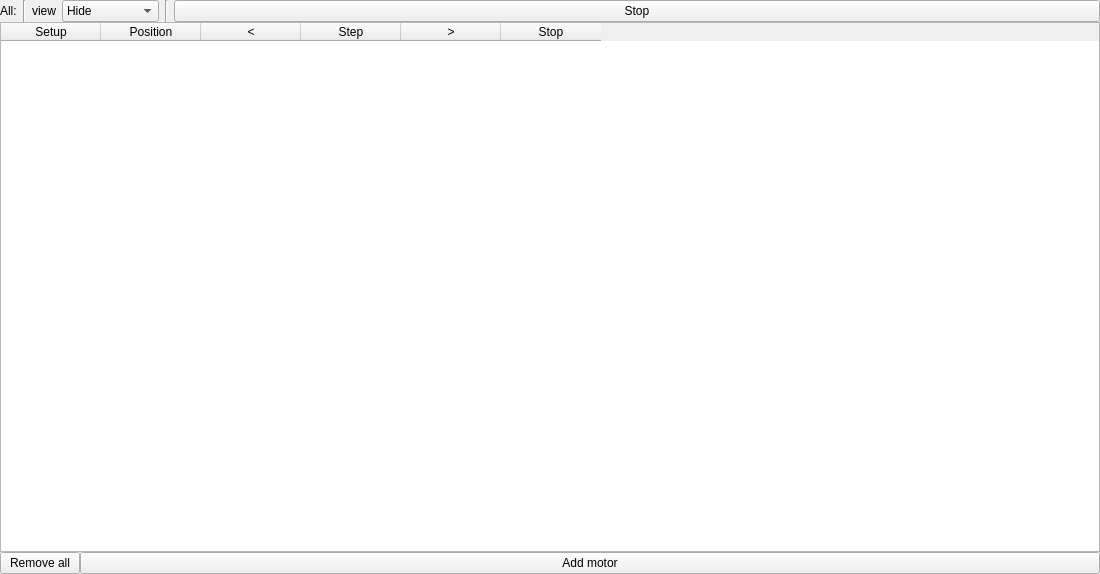
<?xml version="1.0" encoding="UTF-8"?>
<ui version="4.0">
 <class>MotorStack</class>
 <widget class="QWidget" name="MotorStack">
  <property name="geometry">
   <rect>
    <x>0</x>
    <y>0</y>
    <width>1100</width>
    <height>574</height>
   </rect>
  </property>
  <property name="sizePolicy">
   <sizepolicy hsizetype="Minimum" vsizetype="Preferred">
    <horstretch>0</horstretch>
    <verstretch>0</verstretch>
   </sizepolicy>
  </property>
  <property name="windowTitle">
   <string>Form</string>
  </property>
  <layout class="QVBoxLayout" name="verticalLayout">
   <property name="spacing">
    <number>0</number>
   </property>
   <property name="leftMargin">
    <number>0</number>
   </property>
   <property name="topMargin">
    <number>0</number>
   </property>
   <property name="rightMargin">
    <number>0</number>
   </property>
   <property name="bottomMargin">
    <number>0</number>
   </property>
   <item>
    <widget class="QWidget" name="all" native="true">
     <property name="sizePolicy">
      <sizepolicy hsizetype="Minimum" vsizetype="Preferred">
       <horstretch>0</horstretch>
       <verstretch>0</verstretch>
      </sizepolicy>
     </property>
     <layout class="QHBoxLayout" name="horizontalLayout">
      <property name="leftMargin">
       <number>0</number>
      </property>
      <property name="topMargin">
       <number>0</number>
      </property>
      <property name="rightMargin">
       <number>0</number>
      </property>
      <property name="bottomMargin">
       <number>0</number>
      </property>
      <item>
       <widget class="QLabel" name="label_3">
        <property name="sizePolicy">
         <sizepolicy hsizetype="Fixed" vsizetype="Preferred">
          <horstretch>0</horstretch>
          <verstretch>0</verstretch>
         </sizepolicy>
        </property>
        <property name="text">
         <string>All:</string>
        </property>
       </widget>
      </item>
      <item>
       <widget class="Line" name="line_3">
        <property name="orientation">
         <enum>Qt::Vertical</enum>
        </property>
       </widget>
      </item>
      <item>
       <widget class="QLabel" name="label_2">
        <property name="sizePolicy">
         <sizepolicy hsizetype="Fixed" vsizetype="Preferred">
          <horstretch>0</horstretch>
          <verstretch>0</verstretch>
         </sizepolicy>
        </property>
        <property name="text">
         <string>view</string>
        </property>
       </widget>
      </item>
      <item>
       <widget class="QComboBox" name="viewModeAll">
        <item>
         <property name="text">
          <string>Hide</string>
         </property>
        </item>
        <item>
         <property name="text">
          <string>Show</string>
         </property>
        </item>
        <item>
         <property name="text">
          <string>Minimalistic</string>
         </property>
        </item>
        <item>
         <property name="text">
          <string>Comfortable</string>
         </property>
        </item>
        <item>
         <property name="text">
          <string>Configure</string>
         </property>
        </item>
        <item>
         <property name="text">
          <string>EPICS</string>
         </property>
        </item>
       </widget>
      </item>
      <item>
       <widget class="Line" name="line_2">
        <property name="orientation">
         <enum>Qt::Vertical</enum>
        </property>
       </widget>
      </item>
      <item>
       <widget class="QPushButton" name="stopAll">
        <property name="sizePolicy">
         <sizepolicy hsizetype="Minimum" vsizetype="Fixed">
          <horstretch>1</horstretch>
          <verstretch>0</verstretch>
         </sizepolicy>
        </property>
        <property name="text">
         <string>Stop</string>
        </property>
       </widget>
      </item>
     </layout>
    </widget>
   </item>
   <item>
    <widget class="QTableWidget" name="table">
     <property name="sizePolicy">
      <sizepolicy hsizetype="Minimum" vsizetype="Expanding">
       <horstretch>0</horstretch>
       <verstretch>0</verstretch>
      </sizepolicy>
     </property>
     <property name="lineWidth">
      <number>0</number>
     </property>
     <property name="horizontalScrollBarPolicy">
      <enum>Qt::ScrollBarAlwaysOff</enum>
     </property>
     <property name="editTriggers">
      <set>QAbstractItemView::NoEditTriggers</set>
     </property>
     <property name="alternatingRowColors">
      <bool>true</bool>
     </property>
     <property name="selectionMode">
      <enum>QAbstractItemView::NoSelection</enum>
     </property>
     <property name="showGrid">
      <bool>false</bool>
     </property>
     <property name="wordWrap">
      <bool>false</bool>
     </property>
     <column>
      <property name="text">
       <string>Setup</string>
      </property>
     </column>
     <column>
      <property name="text">
       <string>Position</string>
      </property>
     </column>
     <column>
      <property name="text">
       <string>&lt;</string>
      </property>
     </column>
     <column>
      <property name="text">
       <string>Step</string>
      </property>
     </column>
     <column>
      <property name="text">
       <string>&gt;</string>
      </property>
     </column>
     <column>
      <property name="text">
       <string>Stop</string>
      </property>
     </column>
    </widget>
   </item>
   <item>
    <widget class="QWidget" name="manipulate" native="true">
     <property name="sizePolicy">
      <sizepolicy hsizetype="Minimum" vsizetype="Preferred">
       <horstretch>0</horstretch>
       <verstretch>0</verstretch>
      </sizepolicy>
     </property>
     <layout class="QHBoxLayout" name="horizontalLayout_2">
      <property name="spacing">
       <number>0</number>
      </property>
      <property name="leftMargin">
       <number>0</number>
      </property>
      <property name="topMargin">
       <number>0</number>
      </property>
      <property name="rightMargin">
       <number>0</number>
      </property>
      <property name="bottomMargin">
       <number>0</number>
      </property>
      <item>
       <widget class="QPushButton" name="clear">
        <property name="text">
         <string>Remove all</string>
        </property>
       </widget>
      </item>
      <item>
       <widget class="QPushButton" name="add">
        <property name="sizePolicy">
         <sizepolicy hsizetype="Minimum" vsizetype="Fixed">
          <horstretch>1</horstretch>
          <verstretch>0</verstretch>
         </sizepolicy>
        </property>
        <property name="toolTip">
         <string>Add motor to the interface</string>
        </property>
        <property name="text">
         <string>Add motor</string>
        </property>
       </widget>
      </item>
     </layout>
    </widget>
   </item>
  </layout>
 </widget>
 <resources/>
 <connections/>
</ui>
